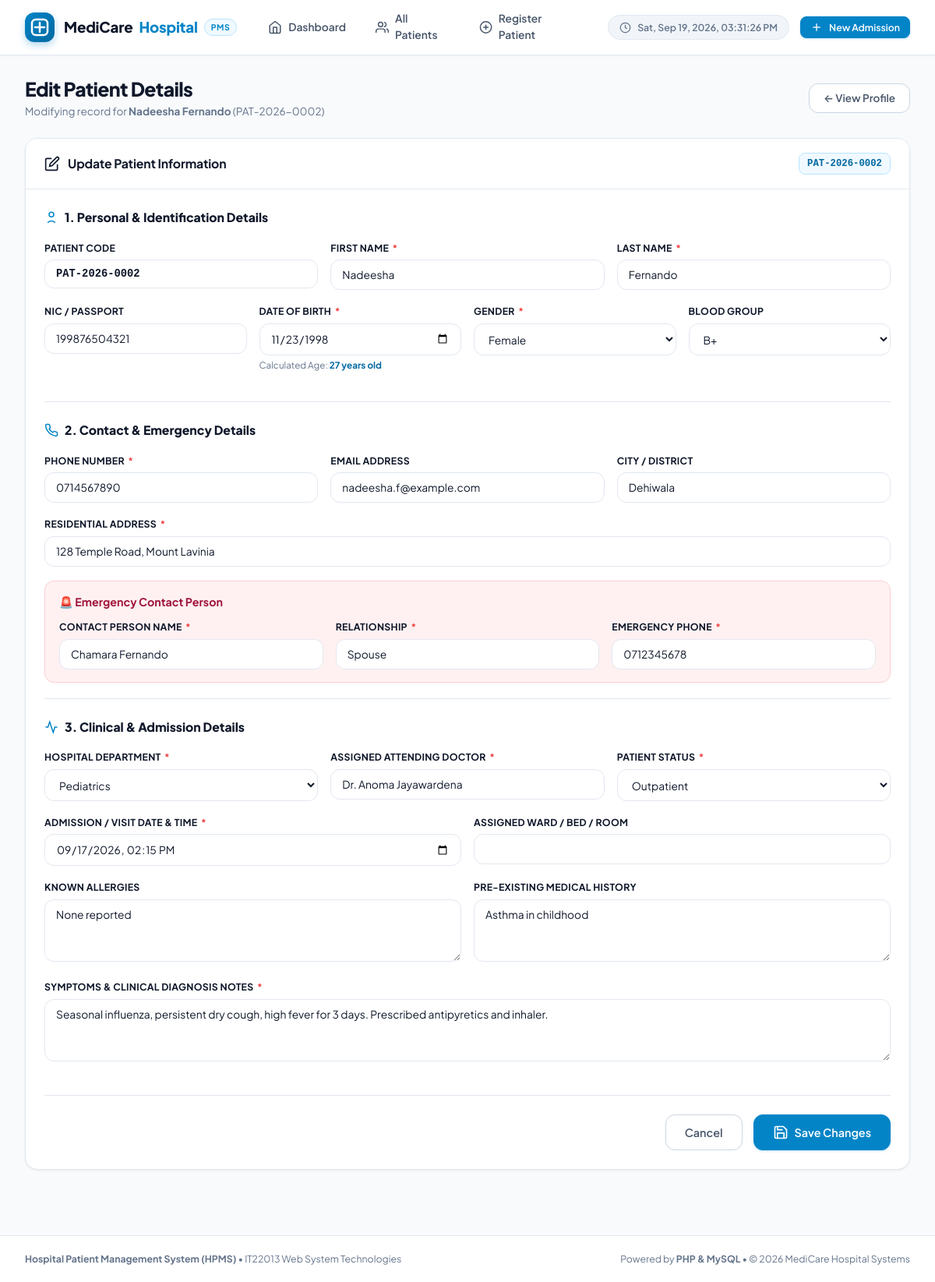
Page /edit-patient.php?id=2 on the committed database.
### tables this page shows
CREATE TABLE `patients` (
  `id` INT(11) UNSIGNED NOT NULL AUTO_INCREMENT,
  `patient_code` VARCHAR(20) NOT NULL UNIQUE,
  `first_name` VARCHAR(50) NOT NULL,
  `last_name` VARCHAR(50) NOT NULL,
  `nic_passport` VARCHAR(25) NULL,
  `date_of_birth` DATE NOT NULL,
  `gender` ENUM('Male', 'Female', 'Other') NOT NULL,
  `blood_group` ENUM('A+', 'A-', 'B+', 'B-', 'AB+', 'AB-', 'O+', 'O-', 'Unknown') DEFAULT 'Unknown',
  `phone` VARCHAR(20) NOT NULL,
  `email` VARCHAR(100) NULL,
  `address` TEXT NOT NULL,
  `city` VARCHAR(50) DEFAULT 'Colombo',
  `emergency_contact_name` VARCHAR(100) NOT NULL,
  `emergency_contact_relation` VARCHAR(50) NOT NULL,
  `emergency_contact_phone` VARCHAR(20) NOT NULL,
  `department` VARCHAR(50) NOT NULL,
  `assigned_doctor` VARCHAR(100) NOT NULL,
  `admission_date` DATETIME NOT NULL DEFAULT CURRENT_TIMESTAMP,
  `patient_status` ENUM('Inpatient', 'Outpatient', 'Discharged', 'Emergency', 'Transferred') NOT NULL DEFAULT 'Outpatient',
  `room_bed_no` VARCHAR(30) NULL,
  `allergies` TEXT NULL,
  `medical_history` TEXT NULL,
  `symptoms_diagnosis` TEXT NOT NULL,
  `created_at` TIMESTAMP NOT NULL DEFAULT CURRENT_TIMESTAMP,
  `updated_at` TIMESTAMP NOT NULL DEFAULT CURRENT_TIMESTAMP ON UPDATE CURRENT_TIMESTAMP,
  PRIMARY KEY (`id`),
  INDEX `idx_patient_code` (`patient_code`),
  INDEX `idx_name` (`first_name`, `last_name`),
  INDEX `idx_phone` (`phone`),
  INDEX `idx_department` (`department`),
  INDEX `idx_status` (`patient_status`)
);

### includes/functions.php (called while the page is built, shortened)
<?php
function getDepartmentsList() {
    return [
        'Cardiology',
        'Pediatrics',
        'Orthopedics',
        'Dermatology',
        'Neurology',
        'General Medicine',
        'ENT',
        'Gynecology & Obstetrics',
        'Oncology',
        'Ophthalmology',
        'Emergency / Trauma',
        'Urology',
        'Psychiatry'
    ];
}
function getBloodGroups() {
    return ['A+', 'A-', 'B+', 'B-', 'AB+', 'AB-', 'O+', 'O-', 'Unknown'];
}

### edit-patient.php (the view, shortened to what this page needs)
<?php
require_once __DIR__ . '/includes/functions.php';
$pdo = getDBConnection();
$patientId = (int)($_GET['id'] ?? 0);
$stmt = $pdo->prepare("SELECT * FROM patients WHERE id = :id LIMIT 1");
$stmt->execute([':id' => $patientId]);
$patient = $stmt->fetch();
$formData = $patient;
$deptList = getDepartmentsList();
$bloodList = getBloodGroups();
$admissionDateFormatted = date('Y-m-d\TH:i', strtotime($formData['admission_date']));
require_once __DIR__ . '/includes/header.php';
?>
<div class="page-header">
    <div class="page-title-wrap">
        <h1>Edit Patient Details</h1>
        <p class="page-subtitle">Modifying record for <strong><?= htmlspecialchars($patient['first_name'] . ' ' . $patient['last_name']); ?></strong> (<?= htmlspecialchars($patient['patient_code']); ?>)</p>
    </div>
    <div style="display: flex; gap: 10px;">
        <a href="view-patient.php?id=<?= $patientId; ?>" class="btn btn-secondary">
            &larr; View Profile
        </a>
    </div>
</div>
<div class="card">
    <div class="card-header">
        <div class="card-title">
            <svg width="20" height="20" viewBox="0 0 24 24" fill="none" stroke="currentColor" stroke-width="2">
                <path d="M11 4H4a2 2 0 0 0-2 2v14a2 2 0 0 0 2 2h14a2 2 0 0 0 2-2v-7"></path>
                <path d="M18.5 2.5a2.121 2.121 0 0 1 3 3L12 15l-4 1 1-4 9.5-9.5z"></path>
            </svg>
            Update Patient Information
        </div>
        <span class="patient-code-badge"><?= htmlspecialchars($patient['patient_code']); ?></span>
    </div>
    <div class="card-body">
        <form action="edit-patient.php?id=<?= $patientId; ?>" method="POST" id="editPatientForm">
            <div class="form-section">
                <div class="form-section-title">
                    <svg width="18" height="18" viewBox="0 0 24 24" fill="none" stroke="currentColor" stroke-width="2">
                        <circle cx="12" cy="7" r="4"></circle>
                        <path d="M5.5 21a8.38 8.38 0 0 1 13 0"></path>
                    </svg>
                    1. Personal & Identification Details
                </div>
                <div class="form-row">
                    <div class="form-group">
                        <label class="form-label">Patient Code</label>
                        <input type="text" class="form-control" value="<?= htmlspecialchars($patient['patient_code']); ?>" readonly style="background-color: var(--bg-subtle); font-family: monospace; font-weight: 700;">
                    </div>
                    <div class="form-group">
                        <label class="form-label" for="first_name">First Name <span class="required">*</span></label>
                        <input type="text" id="first_name" name="first_name" class="form-control" value="<?= htmlspecialchars($formData['first_name'] ?? ''); ?>" required>
                    </div>
                    <div class="form-group">
                        <label class="form-label" for="last_name">Last Name <span class="required">*</span></label>
                        <input type="text" id="last_name" name="last_name" class="form-control" value="<?= htmlspecialchars($formData['last_name'] ?? ''); ?>" required>
                    </div>
                </div>
                <div class="form-row">
                    <div class="form-group">
                        <label class="form-label" for="nic_passport">NIC / Passport</label>
                        <input type="text" id="nic_passport" name="nic_passport" class="form-control" value="<?= htmlspecialchars($formData['nic_passport'] ?? ''); ?>">
                    </div>
                    <div class="form-group">
                        <label class="form-label" for="date_of_birth">Date of Birth <span class="required">*</span></label>
                        <input type="date" id="date_of_birth" name="date_of_birth" class="form-control" value="<?= htmlspecialchars($formData['date_of_birth'] ?? ''); ?>" required max="<?= date('Y-m-d'); ?>">
                        <span class="form-help">Calculated Age: <strong id="calculated_age_display" style="color: var(--primary-dark);"><?= calculateAge($formData['date_of_birth'] ?? ''); ?></strong></span>
                    </div>
                    <div class="form-group">
                        <label class="form-label" for="gender">Gender <span class="required">*</span></label>
                        <select id="gender" name="gender" class="form-select" required>
                            <option value="Female" <?= (($formData['gender'] ?? '') === 'Female') ? 'selected' : ''; ?>>Female</option>
                        </select>
                    </div>
                    <div class="form-group">
                        <label class="form-label" for="blood_group">Blood Group</label>
                        <select id="blood_group" name="blood_group" class="form-select">
                            <?php foreach ($bloodList as $bg): ?>
                                <option value="<?= htmlspecialchars($bg); ?>" <?= (($formData['blood_group'] ?? '') === $bg) ? 'selected' : ''; ?>>
                                    <?= htmlspecialchars($bg); ?>
                                </option>
                            <?php endforeach; ?>
                        </select>
                    </div>
                </div>
            </div>
            <div class="form-section">
                <div class="form-section-title">
                    2. Contact & Emergency Details
                </div>
                <div class="form-row">
                    <div class="form-group">
                        <label class="form-label" for="phone">Phone Number <span class="required">*</span></label>
                        <input type="tel" id="phone" name="phone" class="form-control" value="<?= htmlspecialchars($formData['phone'] ?? ''); ?>" required>
                    </div>
                    <div class="form-group">
                        <label class="form-label" for="email">Email Address</label>
                        <input type="email" id="email" name="email" class="form-control" value="<?= htmlspecialchars($formData['email'] ?? ''); ?>">
                    </div>
                    <div class="form-group">
                        <label class="form-label" for="city">City / District</label>
                        <input type="text" id="city" name="city" class="form-control" value="<?= htmlspecialchars($formData['city'] ?? 'Colombo'); ?>">
                    </div>
                </div>
                <div class="form-group">
                    <label class="form-label" for="address">Residential Address <span class="required">*</span></label>
                    <input type="text" id="address" name="address" class="form-control" value="<?= htmlspecialchars($formData['address'] ?? ''); ?>" required>
                </div>
                <div class="emergency-contact-box">
                    <h4 style="color: #9f1239; font-size: 0.95rem; margin-bottom: 12px;">🚨 Emergency Contact Person</h4>
                    <div class="form-row">
                        <div class="form-group" style="margin-bottom: 0;">
                            <label class="form-label" for="emergency_contact_name">Contact Person Name <span class="required">*</span></label>
                            <input type="text" id="emergency_contact_name" name="emergency_contact_name" class="form-control" value="<?= htmlspecialchars($formData['emergency_contact_name'] ?? ''); ?>" required>
                        </div>
                        <div class="form-group" style="margin-bottom: 0;">
                            <label class="form-label" for="emergency_contact_relation">Relationship <span class="required">*</span></label>
                            <input type="text" id="emergency_contact_relation" name="emergency_contact_relation" class="form-control" value="<?= htmlspecialchars($formData['emergency_contact_relation'] ?? ''); ?>" required>
                        </div>
                        <div class="form-group" style="margin-bottom: 0;">
                            <label class="form-label" for="emergency_contact_phone">Emergency Phone <span class="required">*</span></label>
                            <input type="tel" id="emergency_contact_phone" name="emergency_contact_phone" class="form-control" value="<?= htmlspecialchars($formData['emergency_contact_phone'] ?? ''); ?>" required>
                        </div>
                    </div>
                </div>
            </div>
            <div class="form-section">
                <div class="form-section-title">
                    <svg width="18" height="18" viewBox="0 0 24 24" fill="none" stroke="currentColor" stroke-width="2">
                        <path d="M22 12h-4l-3 9L9 3l-3 9H2"></path>
                    </svg>
                    3. Clinical & Admission Details
                </div>
                <div class="form-row">
                    <div class="form-group">
                        <label class="form-label" for="department">Hospital Department <span class="required">*</span></label>
                        <select id="department" name="department" class="form-select" required>
                            <?php foreach ($deptList as $d): ?>
                                <option value="<?= htmlspecialchars($d); ?>" <?= (($formData['department'] ?? '') === $d) ? 'selected' : ''; ?>>
                                    <?= htmlspecialchars($d); ?>
                                </option>
                            <?php endforeach; ?>
                        </select>
                    </div>
                    <div class="form-group">
                        <label class="form-label" for="assigned_doctor">Assigned Attending Doctor <span class="required">*</span></label>
                        <input type="text" id="assigned_doctor" name="assigned_doctor" class="form-control" value="<?= htmlspecialchars($formData['assigned_doctor'] ?? ''); ?>" required>
                    </div>
                    <div class="form-group">
                        <label class="form-label" for="patient_status">Patient Status <span class="required">*</span></label>
                        <select id="patient_status" name="patient_status" class="form-select" required>
                            <option value="Outpatient" <?= (($formData['patient_status'] ?? '') === 'Outpatient') ? 'selected' : ''; ?>>Outpatient</option>
                        </select>
                    </div>
                </div>
                <div class="form-row">
                    <div class="form-group">
                        <label class="form-label" for="admission_date">Admission / Visit Date & Time <span class="required">*</span></label>
                        <input type="datetime-local" id="admission_date" name="admission_date" class="form-control" value="<?= $admissionDateFormatted; ?>" required>
                    </div>
                    <div class="form-group">
                        <label class="form-label" for="room_bed_no">Assigned Ward / Bed / Room</label>
                        <input type="text" id="room_bed_no" name="room_bed_no" class="form-control" value="<?= htmlspecialchars($formData['room_bed_no'] ?? ''); ?>">
                    </div>
                </div>
                <div class="form-row">
                    <div class="form-group">
                        <label class="form-label" for="allergies">Known Allergies</label>
                        <textarea id="allergies" name="allergies" class="form-control"><?= htmlspecialchars($formData['allergies'] ?? ''); ?></textarea>
                    </div>
                    <div class="form-group">
                        <label class="form-label" for="medical_history">Pre-existing Medical History</label>
                        <textarea id="medical_history" name="medical_history" class="form-control"><?= htmlspecialchars($formData['medical_history'] ?? ''); ?></textarea>
                    </div>
                </div>
                <div class="form-group">
                    <label class="form-label" for="symptoms_diagnosis">Symptoms & Clinical Diagnosis Notes <span class="required">*</span></label>
                    <textarea id="symptoms_diagnosis" name="symptoms_diagnosis" class="form-control" rows="3" required><?= htmlspecialchars($formData['symptoms_diagnosis'] ?? ''); ?></textarea>
                </div>
            </div>
            <div style="display: flex; justify-content: flex-end; gap: 14px; margin-top: 24px;">
                <a href="view-patient.php?id=<?= $patientId; ?>" class="btn btn-secondary btn-lg">Cancel</a>
                <button type="submit" class="btn btn-primary btn-lg">
                    <svg width="20" height="20" viewBox="0 0 24 24" fill="none" stroke="currentColor" stroke-width="2">
                        <path d="M19 21H5a2 2 0 0 1-2-2V5a2 2 0 0 1 2-2h11l5 5v11a2 2 0 0 1-2 2z"></path>
                        <polyline points="17 21 17 13 7 13 7 21"></polyline>
                        <polyline points="7 3 7 8 15 8"></polyline>
                    </svg>
                    Save Changes
                </button>
            </div>
        </form>
    </div>
</div>
<?php require_once __DIR__ . '/includes/footer.php'; ?>

### rows in the picture
patients: first_name+last_name "Nadeesha Fernando", patient_code "PAT-2026-0002", first_name "Nadeesha", last_name "Fernando", nic_passport "199876504321", date_of_birth "11/23/1998", gender "Female", blood_group "B+", phone "0714567890", email "nadeesha.f@example.com", city "Dehiwala", address "128 Temple Road, Mount Lavinia", emergency_contact_name "Chamara Fernando", emergency_contact_relation "Spouse", emergency_contact_phone "0712345678", department "Pediatrics", assigned_doctor "Dr. Anoma Jayawardena", patient_status "Outpatient", admission_date "09/17/2026 14:15", allergies "None reported", medical_history "Asthma in childhood", symptoms_diagnosis "Seasonal influenza, persistent dry cough, high fever for 3 days. Prescribed antipyretics and inhaler."
